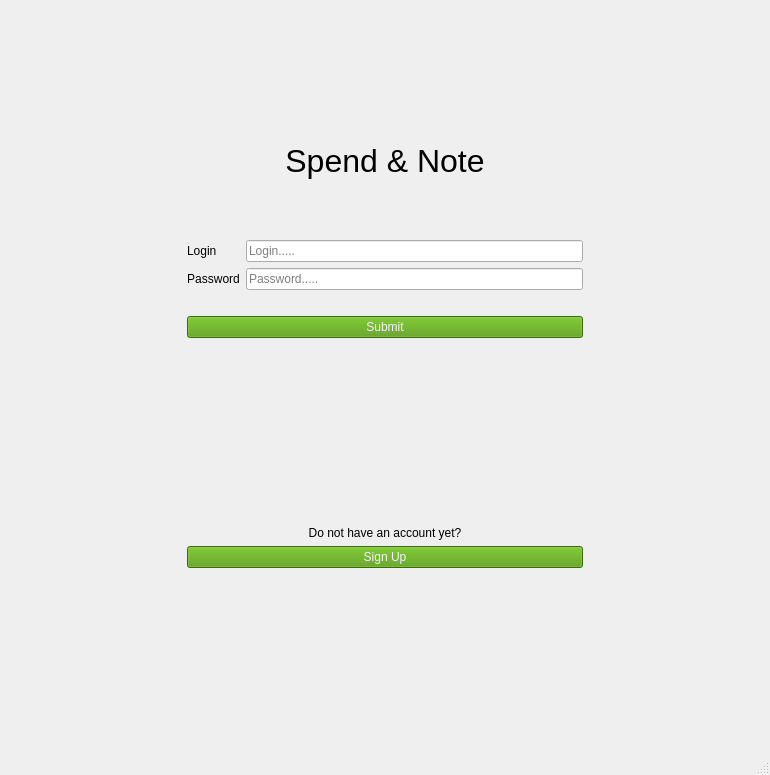
<?xml version="1.0" encoding="UTF-8"?>
<ui version="4.0">
 <class>MainWindow</class>
 <widget class="QMainWindow" name="MainWindow">
  <property name="geometry">
   <rect>
    <x>0</x>
    <y>0</y>
    <width>770</width>
    <height>775</height>
   </rect>
  </property>
  <property name="windowTitle">
   <string>MainWindow</string>
  </property>
  <widget class="QWidget" name="centralwidget">
   <layout class="QGridLayout" name="gridLayout_7">
    <item row="0" column="0">
     <widget class="QStackedWidget" name="stackedWidget">
      <property name="currentIndex">
       <number>0</number>
      </property>
      <widget class="QWidget" name="loginPage">
       <layout class="QGridLayout" name="gridLayout_2" rowstretch="1,10,1" columnstretch="1,10,1">
        <item row="0" column="1">
         <spacer name="verticalSpacer">
          <property name="orientation">
           <enum>Qt::Vertical</enum>
          </property>
          <property name="sizeType">
           <enum>QSizePolicy::Minimum</enum>
          </property>
          <property name="sizeHint" stdset="0">
           <size>
            <width>20</width>
            <height>40</height>
           </size>
          </property>
         </spacer>
        </item>
        <item row="2" column="1">
         <spacer name="verticalSpacer_2">
          <property name="orientation">
           <enum>Qt::Vertical</enum>
          </property>
          <property name="sizeType">
           <enum>QSizePolicy::Minimum</enum>
          </property>
          <property name="sizeHint" stdset="0">
           <size>
            <width>20</width>
            <height>40</height>
           </size>
          </property>
         </spacer>
        </item>
        <item row="1" column="0">
         <spacer name="horizontalSpacer">
          <property name="orientation">
           <enum>Qt::Horizontal</enum>
          </property>
          <property name="sizeHint" stdset="0">
           <size>
            <width>40</width>
            <height>20</height>
           </size>
          </property>
         </spacer>
        </item>
        <item row="1" column="2">
         <spacer name="horizontalSpacer_2">
          <property name="orientation">
           <enum>Qt::Horizontal</enum>
          </property>
          <property name="sizeHint" stdset="0">
           <size>
            <width>40</width>
            <height>20</height>
           </size>
          </property>
         </spacer>
        </item>
        <item row="1" column="1">
         <widget class="QWidget" name="loginWidget" native="true">
          <layout class="QHBoxLayout" name="horizontalLayout_2" stretch="1,4,1">
           <item>
            <spacer name="horizontalSpacer_3">
             <property name="orientation">
              <enum>Qt::Horizontal</enum>
             </property>
             <property name="sizeHint" stdset="0">
              <size>
               <width>62</width>
               <height>20</height>
              </size>
             </property>
            </spacer>
           </item>
           <item>
            <layout class="QVBoxLayout" name="verticalLayout" stretch="3,0,0,1,3,1,1,2">
             <item alignment="Qt::AlignHCenter">
              <widget class="QLabel" name="titleLabel">
               <property name="font">
                <font>
                 <pointsize>24</pointsize>
                </font>
               </property>
               <property name="text">
                <string>Spend &amp; Note</string>
               </property>
               <property name="alignment">
                <set>Qt::AlignCenter</set>
               </property>
              </widget>
             </item>
             <item>
              <layout class="QFormLayout" name="formLayout">
               <property name="sizeConstraint">
                <enum>QLayout::SetMinimumSize</enum>
               </property>
               <item row="0" column="0">
                <widget class="QLabel" name="loginLabel">
                 <property name="text">
                  <string>Login</string>
                 </property>
                </widget>
               </item>
               <item row="0" column="1">
                <widget class="QLineEdit" name="loginLineEdit">
                 <property name="placeholderText">
                  <string>Login.....</string>
                 </property>
                </widget>
               </item>
               <item row="1" column="0">
                <widget class="QLabel" name="passwordLabel">
                 <property name="text">
                  <string>Password</string>
                 </property>
                 <property name="scaledContents">
                  <bool>false</bool>
                 </property>
                 <property name="alignment">
                  <set>Qt::AlignCenter</set>
                 </property>
                 <property name="margin">
                  <number>0</number>
                 </property>
                </widget>
               </item>
               <item row="1" column="1">
                <widget class="QLineEdit" name="passwordLineEdit">
                 <property name="text">
                  <string/>
                 </property>
                 <property name="echoMode">
                  <enum>QLineEdit::Password</enum>
                 </property>
                 <property name="placeholderText">
                  <string>Password.....</string>
                 </property>
                </widget>
               </item>
              </layout>
             </item>
             <item>
              <widget class="QLabel" name="unsuccessfulLoginLabel">
               <property name="styleSheet">
                <string notr="true">color: rgb(204, 0, 0);</string>
               </property>
               <property name="text">
                <string/>
               </property>
               <property name="alignment">
                <set>Qt::AlignCenter</set>
               </property>
              </widget>
             </item>
             <item>
              <widget class="QPushButton" name="loginSubmitButton">
               <property name="styleSheet">
                <string notr="true">color: rgb(243, 243, 243);
background-color: rgb(78, 154, 6);</string>
               </property>
               <property name="text">
                <string>Submit</string>
               </property>
              </widget>
             </item>
             <item>
              <spacer name="verticalSpacer_3">
               <property name="orientation">
                <enum>Qt::Vertical</enum>
               </property>
               <property name="sizeType">
                <enum>QSizePolicy::Preferred</enum>
               </property>
               <property name="sizeHint" stdset="0">
                <size>
                 <width>20</width>
                 <height>40</height>
                </size>
               </property>
              </spacer>
             </item>
             <item>
              <widget class="QLabel" name="signupLabel">
               <property name="text">
                <string>Do not have an account yet?</string>
               </property>
               <property name="alignment">
                <set>Qt::AlignBottom|Qt::AlignHCenter</set>
               </property>
              </widget>
             </item>
             <item>
              <widget class="QPushButton" name="signupButton">
               <property name="styleSheet">
                <string notr="true">background-color: rgb(78, 154, 6);
color: rgb(243, 243, 243);</string>
               </property>
               <property name="text">
                <string>Sign Up</string>
               </property>
              </widget>
             </item>
             <item>
              <spacer name="verticalSpacer_4">
               <property name="orientation">
                <enum>Qt::Vertical</enum>
               </property>
               <property name="sizeType">
                <enum>QSizePolicy::Minimum</enum>
               </property>
               <property name="sizeHint" stdset="0">
                <size>
                 <width>20</width>
                 <height>40</height>
                </size>
               </property>
              </spacer>
             </item>
            </layout>
           </item>
           <item>
            <spacer name="horizontalSpacer_4">
             <property name="orientation">
              <enum>Qt::Horizontal</enum>
             </property>
             <property name="sizeHint" stdset="0">
              <size>
               <width>62</width>
               <height>20</height>
              </size>
             </property>
            </spacer>
           </item>
          </layout>
         </widget>
        </item>
       </layout>
      </widget>
      <widget class="QWidget" name="signupPage">
       <layout class="QGridLayout" name="gridLayout" rowstretch="1,7,1" columnstretch="1,7,1">
        <item row="0" column="1">
         <spacer name="verticalSpacer_5">
          <property name="orientation">
           <enum>Qt::Vertical</enum>
          </property>
          <property name="sizeHint" stdset="0">
           <size>
            <width>20</width>
            <height>40</height>
           </size>
          </property>
         </spacer>
        </item>
        <item row="2" column="1">
         <spacer name="verticalSpacer_6">
          <property name="orientation">
           <enum>Qt::Vertical</enum>
          </property>
          <property name="sizeHint" stdset="0">
           <size>
            <width>20</width>
            <height>40</height>
           </size>
          </property>
         </spacer>
        </item>
        <item row="1" column="0">
         <spacer name="horizontalSpacer_5">
          <property name="orientation">
           <enum>Qt::Horizontal</enum>
          </property>
          <property name="sizeHint" stdset="0">
           <size>
            <width>33</width>
            <height>20</height>
           </size>
          </property>
         </spacer>
        </item>
        <item row="1" column="1">
         <widget class="QWidget" name="signupWidget" native="true">
          <layout class="QVBoxLayout" name="verticalLayout_2">
           <item>
            <widget class="QLabel" name="signupTitleLabel">
             <property name="text">
              <string>&lt;html&gt;&lt;head/&gt;&lt;body&gt;&lt;p&gt;&lt;span style=&quot; font-size:24pt;&quot;&gt;Registration&lt;/span&gt;&lt;/p&gt;&lt;/body&gt;&lt;/html&gt;</string>
             </property>
             <property name="alignment">
              <set>Qt::AlignCenter</set>
             </property>
            </widget>
           </item>
           <item>
            <layout class="QFormLayout" name="formLayout_2">
             <item row="0" column="0">
              <widget class="QLabel" name="usernameLabel">
               <property name="text">
                <string>Create a username</string>
               </property>
              </widget>
             </item>
             <item row="0" column="1">
              <widget class="QLineEdit" name="usernameLineEdit">
               <property name="text">
                <string/>
               </property>
               <property name="placeholderText">
                <string>Type your username</string>
               </property>
              </widget>
             </item>
             <item row="1" column="0">
              <widget class="QLabel" name="passwordCreateLabel">
               <property name="text">
                <string>Create a password</string>
               </property>
              </widget>
             </item>
             <item row="1" column="1">
              <widget class="QLineEdit" name="passwordCreateLineEdit">
               <property name="echoMode">
                <enum>QLineEdit::Password</enum>
               </property>
               <property name="placeholderText">
                <string>Create password...</string>
               </property>
              </widget>
             </item>
             <item row="2" column="0">
              <widget class="QLabel" name="passwordRepeatLabel">
               <property name="text">
                <string>Repeat a password</string>
               </property>
              </widget>
             </item>
             <item row="2" column="1">
              <widget class="QLineEdit" name="passwordRepeatLineEdit">
               <property name="echoMode">
                <enum>QLineEdit::Password</enum>
               </property>
               <property name="placeholderText">
                <string>Repeat a password...</string>
               </property>
              </widget>
             </item>
            </layout>
           </item>
           <item>
            <widget class="QPushButton" name="signupSubmitButton">
             <property name="styleSheet">
              <string notr="true">background-color: rgb(78, 154, 6);</string>
             </property>
             <property name="text">
              <string>Submit</string>
             </property>
             <property name="flat">
              <bool>false</bool>
             </property>
            </widget>
           </item>
          </layout>
         </widget>
        </item>
        <item row="1" column="2">
         <spacer name="horizontalSpacer_6">
          <property name="orientation">
           <enum>Qt::Horizontal</enum>
          </property>
          <property name="sizeHint" stdset="0">
           <size>
            <width>33</width>
            <height>20</height>
           </size>
          </property>
         </spacer>
        </item>
       </layout>
      </widget>
      <widget class="QWidget" name="authorizedPage">
       <layout class="QGridLayout" name="gridLayout_3">
        <item row="0" column="0">
         <widget class="QWidget" name="widget" native="true">
          <layout class="QGridLayout" name="gridLayout_5">
           <item row="1" column="0">
            <layout class="QHBoxLayout" name="horizontalLayout_3" stretch="1,11">
             <property name="spacing">
              <number>0</number>
             </property>
             <item>
              <widget class="QWidget" name="widget_2" native="true">
               <layout class="QVBoxLayout" name="verticalLayout_3" stretch="0,0,0,0">
                <property name="spacing">
                 <number>0</number>
                </property>
                <property name="sizeConstraint">
                 <enum>QLayout::SetMinimumSize</enum>
                </property>
                <property name="leftMargin">
                 <number>0</number>
                </property>
                <property name="topMargin">
                 <number>0</number>
                </property>
                <property name="rightMargin">
                 <number>0</number>
                </property>
                <property name="bottomMargin">
                 <number>0</number>
                </property>
                <item>
                 <widget class="ClickableLabel" name="mainTab">
                  <property name="mouseTracking">
                   <bool>true</bool>
                  </property>
                  <property name="text">
                   <string>main</string>
                  </property>
                  <property name="textFormat">
                   <enum>Qt::AutoText</enum>
                  </property>
                  <property name="scaledContents">
                   <bool>true</bool>
                  </property>
                  <property name="alignment">
                   <set>Qt::AlignCenter</set>
                  </property>
                 </widget>
                </item>
                <item>
                 <widget class="ClickableLabel" name="settingsTab">
                  <property name="text">
                   <string>settings</string>
                  </property>
                  <property name="pixmap">
                   <pixmap>../../../Downloads/settings.png</pixmap>
                  </property>
                  <property name="scaledContents">
                   <bool>true</bool>
                  </property>
                  <property name="alignment">
                   <set>Qt::AlignCenter</set>
                  </property>
                  <property name="wordWrap">
                   <bool>false</bool>
                  </property>
                 </widget>
                </item>
                <item>
                 <widget class="ClickableLabel" name="manageBalanceTab">
                  <property name="text">
                   <string>manage balance</string>
                  </property>
                  <property name="pixmap">
                   <pixmap>../../../Downloads/dollar.png</pixmap>
                  </property>
                  <property name="scaledContents">
                   <bool>true</bool>
                  </property>
                 </widget>
                </item>
                <item>
                 <widget class="ClickableLabel" name="getReportTab">
                  <property name="text">
                   <string>geterport</string>
                  </property>
                  <property name="scaledContents">
                   <bool>true</bool>
                  </property>
                 </widget>
                </item>
               </layout>
              </widget>
             </item>
             <item>
              <widget class="QStackedWidget" name="mainPageStackedWidget">
               <property name="currentIndex">
                <number>0</number>
               </property>
               <widget class="QWidget" name="mainPage">
                <layout class="QGridLayout" name="gridLayout_8">
                 <item row="0" column="0">
                  <widget class="QWidget" name="widget_11" native="true">
                   <layout class="QVBoxLayout" name="verticalLayout_12" stretch="0">
                    <item>
                     <widget class="QWidget" name="widget_3" native="true">
                      <layout class="QVBoxLayout" name="verticalLayout_4" stretch="1,1,13,4,1">
                       <item>
                        <widget class="QLabel" name="tabNameMain">
                         <property name="text">
                          <string>Main</string>
                         </property>
                         <property name="alignment">
                          <set>Qt::AlignCenter</set>
                         </property>
                        </widget>
                       </item>
                       <item>
                        <widget class="QWidget" name="balanceWidget" native="true">
                         <property name="sizePolicy">
                          <sizepolicy hsizetype="Preferred" vsizetype="Minimum">
                           <horstretch>0</horstretch>
                           <verstretch>0</verstretch>
                          </sizepolicy>
                         </property>
                         <layout class="QGridLayout" name="gridLayout_4">
                          <item row="0" column="0">
                           <widget class="QLabel" name="currentBalance">
                            <property name="styleSheet">
                             <string notr="true">background-color: rgb(115, 210, 22);</string>
                            </property>
                            <property name="text">
                             <string>$100</string>
                            </property>
                            <property name="alignment">
                             <set>Qt::AlignCenter</set>
                            </property>
                           </widget>
                          </item>
                          <item row="0" column="1">
                           <widget class="QLabel" name="pendingBalance">
                            <property name="styleSheet">
                             <string notr="true">background-color: rgb(204, 0, 0);
color: rgb(255, 255, 255);</string>
                            </property>
                            <property name="text">
                             <string>$50</string>
                            </property>
                            <property name="alignment">
                             <set>Qt::AlignCenter</set>
                            </property>
                           </widget>
                          </item>
                         </layout>
                        </widget>
                       </item>
                       <item>
                        <widget class="QScrollArea" name="scrollArea">
                         <property name="sizePolicy">
                          <sizepolicy hsizetype="Expanding" vsizetype="Maximum">
                           <horstretch>0</horstretch>
                           <verstretch>0</verstretch>
                          </sizepolicy>
                         </property>
                         <property name="widgetResizable">
                          <bool>true</bool>
                         </property>
                         <widget class="QWidget" name="scrollAreaWidgetContents">
                          <property name="geometry">
                           <rect>
                            <x>0</x>
                            <y>0</y>
                            <width>547</width>
                            <height>227</height>
                           </rect>
                          </property>
                          <layout class="QVBoxLayout" name="verticalLayout_5">
                           <item>
                            <widget class="QFrame" name="frame_3">
                             <property name="frameShape">
                              <enum>QFrame::StyledPanel</enum>
                             </property>
                             <property name="frameShadow">
                              <enum>QFrame::Raised</enum>
                             </property>
                             <layout class="QHBoxLayout" name="horizontalLayout" stretch="11,0,1">
                              <item>
                               <widget class="QLabel" name="label_4">
                                <property name="text">
                                 <string>list #1</string>
                                </property>
                               </widget>
                              </item>
                              <item>
                               <widget class="Line" name="line_2">
                                <property name="orientation">
                                 <enum>Qt::Vertical</enum>
                                </property>
                               </widget>
                              </item>
                              <item>
                               <widget class="QLabel" name="label_5">
                                <property name="text">
                                 <string>3</string>
                                </property>
                               </widget>
                              </item>
                             </layout>
                            </widget>
                           </item>
                           <item>
                            <widget class="QFrame" name="frame_4">
                             <property name="frameShape">
                              <enum>QFrame::StyledPanel</enum>
                             </property>
                             <property name="frameShadow">
                              <enum>QFrame::Raised</enum>
                             </property>
                             <layout class="QHBoxLayout" name="horizontalLayout_4" stretch="11,0,1">
                              <item>
                               <widget class="QLabel" name="label_6">
                                <property name="text">
                                 <string>list #1</string>
                                </property>
                               </widget>
                              </item>
                              <item>
                               <widget class="Line" name="line_3">
                                <property name="orientation">
                                 <enum>Qt::Vertical</enum>
                                </property>
                               </widget>
                              </item>
                              <item>
                               <widget class="QLabel" name="label_7">
                                <property name="text">
                                 <string>3</string>
                                </property>
                               </widget>
                              </item>
                             </layout>
                            </widget>
                           </item>
                           <item>
                            <widget class="QFrame" name="frame_5">
                             <property name="frameShape">
                              <enum>QFrame::StyledPanel</enum>
                             </property>
                             <property name="frameShadow">
                              <enum>QFrame::Raised</enum>
                             </property>
                             <layout class="QHBoxLayout" name="horizontalLayout_5" stretch="11,0,1">
                              <item>
                               <widget class="QLabel" name="label_8">
                                <property name="text">
                                 <string>list #1</string>
                                </property>
                               </widget>
                              </item>
                              <item>
                               <widget class="Line" name="line_4">
                                <property name="orientation">
                                 <enum>Qt::Vertical</enum>
                                </property>
                               </widget>
                              </item>
                              <item>
                               <widget class="QLabel" name="label_9">
                                <property name="text">
                                 <string>3</string>
                                </property>
                               </widget>
                              </item>
                             </layout>
                            </widget>
                           </item>
                           <item>
                            <widget class="QFrame" name="frame_6">
                             <property name="frameShape">
                              <enum>QFrame::StyledPanel</enum>
                             </property>
                             <property name="frameShadow">
                              <enum>QFrame::Raised</enum>
                             </property>
                             <layout class="QHBoxLayout" name="horizontalLayout_6" stretch="11,0,1">
                              <item>
                               <widget class="QLabel" name="label_10">
                                <property name="text">
                                 <string>list #1</string>
                                </property>
                               </widget>
                              </item>
                              <item>
                               <widget class="Line" name="line_5">
                                <property name="orientation">
                                 <enum>Qt::Vertical</enum>
                                </property>
                               </widget>
                              </item>
                              <item>
                               <widget class="QLabel" name="label_11">
                                <property name="text">
                                 <string>3</string>
                                </property>
                               </widget>
                              </item>
                             </layout>
                            </widget>
                           </item>
                           <item>
                            <widget class="QFrame" name="frame_7">
                             <property name="frameShape">
                              <enum>QFrame::StyledPanel</enum>
                             </property>
                             <property name="frameShadow">
                              <enum>QFrame::Raised</enum>
                             </property>
                             <layout class="QHBoxLayout" name="horizontalLayout_7" stretch="11,0,1">
                              <item>
                               <widget class="QLabel" name="label_12">
                                <property name="text">
                                 <string>list #1</string>
                                </property>
                               </widget>
                              </item>
                              <item>
                               <widget class="Line" name="line_6">
                                <property name="orientation">
                                 <enum>Qt::Vertical</enum>
                                </property>
                               </widget>
                              </item>
                              <item>
                               <widget class="QLabel" name="label_13">
                                <property name="text">
                                 <string>3</string>
                                </property>
                               </widget>
                              </item>
                             </layout>
                            </widget>
                           </item>
                          </layout>
                         </widget>
                        </widget>
                       </item>
                       <item>
                        <spacer name="verticalSpacer_7">
                         <property name="orientation">
                          <enum>Qt::Vertical</enum>
                         </property>
                         <property name="sizeType">
                          <enum>QSizePolicy::Minimum</enum>
                         </property>
                         <property name="sizeHint" stdset="0">
                          <size>
                           <width>20</width>
                           <height>40</height>
                          </size>
                         </property>
                        </spacer>
                       </item>
                       <item>
                        <widget class="QPushButton" name="createNewListButton">
                         <property name="text">
                          <string>Create New List</string>
                         </property>
                        </widget>
                       </item>
                      </layout>
                     </widget>
                    </item>
                   </layout>
                  </widget>
                 </item>
                </layout>
               </widget>
               <widget class="QWidget" name="settingsPage">
                <layout class="QGridLayout" name="gridLayout_6">
                 <item row="0" column="0">
                  <widget class="QWidget" name="widget_5" native="true">
                   <widget class="QLabel" name="label">
                    <property name="geometry">
                     <rect>
                      <x>140</x>
                      <y>50</y>
                      <width>151</width>
                      <height>17</height>
                     </rect>
                    </property>
                    <property name="text">
                     <string>Settings</string>
                    </property>
                   </widget>
                   <widget class="QPushButton" name="logoutButton">
                    <property name="geometry">
                     <rect>
                      <x>100</x>
                      <y>210</y>
                      <width>89</width>
                      <height>25</height>
                     </rect>
                    </property>
                    <property name="text">
                     <string>Log out</string>
                    </property>
                   </widget>
                   <widget class="QPushButton" name="pushButton">
                    <property name="geometry">
                     <rect>
                      <x>100</x>
                      <y>110</y>
                      <width>191</width>
                      <height>25</height>
                     </rect>
                    </property>
                    <property name="text">
                     <string>Change username</string>
                    </property>
                   </widget>
                   <widget class="QPushButton" name="pushButton_2">
                    <property name="geometry">
                     <rect>
                      <x>100</x>
                      <y>140</y>
                      <width>141</width>
                      <height>25</height>
                     </rect>
                    </property>
                    <property name="text">
                     <string>Change password</string>
                    </property>
                   </widget>
                  </widget>
                 </item>
                </layout>
               </widget>
               <widget class="QWidget" name="manageBalancePage">
                <widget class="QLabel" name="label_2">
                 <property name="geometry">
                  <rect>
                   <x>160</x>
                   <y>20</y>
                   <width>251</width>
                   <height>17</height>
                  </rect>
                 </property>
                 <property name="text">
                  <string>Manage Balance</string>
                 </property>
                </widget>
                <widget class="QPushButton" name="changeIncomeButton">
                 <property name="geometry">
                  <rect>
                   <x>70</x>
                   <y>70</y>
                   <width>191</width>
                   <height>25</height>
                  </rect>
                 </property>
                 <property name="text">
                  <string>Change income</string>
                 </property>
                </widget>
                <widget class="QPushButton" name="changeOutcomeButton">
                 <property name="geometry">
                  <rect>
                   <x>70</x>
                   <y>100</y>
                   <width>191</width>
                   <height>25</height>
                  </rect>
                 </property>
                 <property name="text">
                  <string>Change outcome</string>
                 </property>
                </widget>
               </widget>
              </widget>
             </item>
            </layout>
           </item>
          </layout>
         </widget>
        </item>
       </layout>
      </widget>
     </widget>
    </item>
   </layout>
  </widget>
  <widget class="QMenuBar" name="menubar">
   <property name="geometry">
    <rect>
     <x>0</x>
     <y>0</y>
     <width>770</width>
     <height>22</height>
    </rect>
   </property>
  </widget>
  <widget class="QStatusBar" name="statusbar"/>
 </widget>
 <customwidgets>
  <customwidget>
   <class>ClickableLabel</class>
   <extends>QLabel</extends>
   <header location="global">ClickableLabel.h</header>
  </customwidget>
 </customwidgets>
 <resources/>
 <connections/>
</ui>
